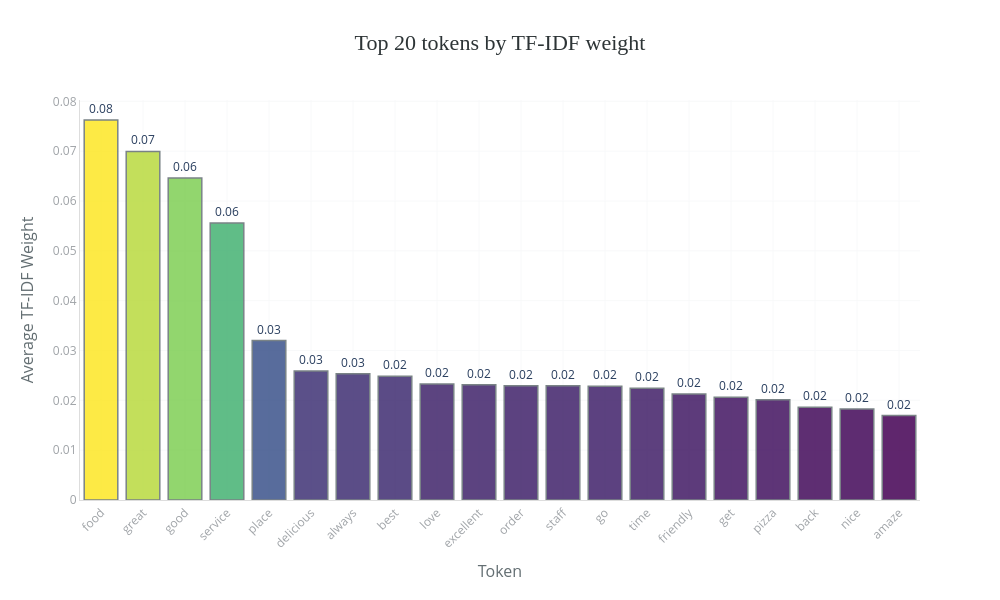

The cell this chart's notebook holds for it:
### Code cell
tfidf_means = tfidf_df.mean(axis=0).sort_values(ascending=False).head(20)
tfidf_top_df = pd.DataFrame({
    'token': tfidf_means.index,
    'tfidf_weight': tfidf_means.values
})
bar_chart(
    data=tfidf_top_df,
    x='token',
    y='tfidf_weight',
    title='Top 20 tokens by TF-IDF weight',
    labels={'token': 'Token', 'tfidf_weight': 'Average TF-IDF Weight'},
    top_n=20
)

### Figure 1 — Plotly figure (JSON) as saved in the notebook; plotly's stock layout.template omitted (floating-point values rounded to 4 significant figures)
{"data": [{"alignmentgroup": "True", "hovertemplate": "Token=%{x}<br>Average TF-IDF Weight=%{marker.color}<br>text=%{text}<extra></extra>", "legendgroup": "", "marker": {"color": [0.07625, 0.06994, 0.0646, 0.05557, 0.03198, 0.02589, 0.02533, 0.02485, 0.02328, 0.02312, 0.02292, 0.02292, 0.02281, 0.02241, 0.02126, 0.0206, 0.02013, 0.01862, 0.01825, 0.01695], "coloraxis": "coloraxis", "line": {"color": "#636E72", "width": 1.5}, "opacity": 0.85, "pattern": {"shape": ""}}, "name": "", "offsetgroup": "", "orientation": "v", "showlegend": false, "text": ["0.08", "0.07", "0.06", "0.06", "0.03", "0.03", "0.03", "0.02", "0.02", "0.02", "0.02", "0.02", "0.02", "0.02", "0.02", "0.02", "0.02", "0.02", "0.02", "0.02"], "textposition": "outside", "texttemplate": "%{text}", "type": "bar", "x": ["food", "great", "good", "service", "place", "delicious", "always", "best", "love", "excellent", "order", "staff", "go", "time", "friendly", "get", "pizza", "back", "nice", "amaze"], "xaxis": "x", "y": [0.07625, 0.06994, 0.0646, 0.05557, 0.03198, 0.02589, 0.02533, 0.02485, 0.02328, 0.02312, 0.02292, 0.02292, 0.02281, 0.02241, 0.02126, 0.0206, 0.02013, 0.01862, 0.01825, 0.01695], "yaxis": "y"}], "layout": {"barmode": "relative", "coloraxis": {"colorbar": {"title": {"text": "Average TF-IDF Weight"}}, "colorscale": [[0, "#440154"], [0.25, "#3b528b"], [0.5, "#21908d"], [0.75, "#5dc962"], [1, "#fde725"]], "showscale": false}, "height": 600, "legend": {"tracegroupgap": 0}, "margin": {"b": 100, "l": 80, "r": 80, "t": 100}, "paper_bgcolor": "white", "plot_bgcolor": "white", "showlegend": false, "title": {"font": {"color": "#2D3436", "family": "Arial Black", "size": 22}, "text": "Top 20 tokens by TF-IDF weight", "x": 0.5, "xanchor": "center"}, "width": 1000, "xaxis": {"anchor": "y", "domain": [0, 1], "gridcolor": "#F8F9FA", "linecolor": "#DDD", "showgrid": true, "tickangle": -45, "tickfont": {"color": "#A0A4A8", "size": 12}, "title": {"font": {"color": "#636E72", "size": 16}, "text": "Token"}}, "yaxis": {"anchor": "x", "domain": [0, 1], "gridcolor": "#F8F9FA", "linecolor": "#DDD", "showgrid": true, "tickfont": {"color": "#A0A4A8", "size": 12}, "title": {"font": {"color": "#636E72", "size": 16}, "text": "Average TF-IDF Weight"}}}}
